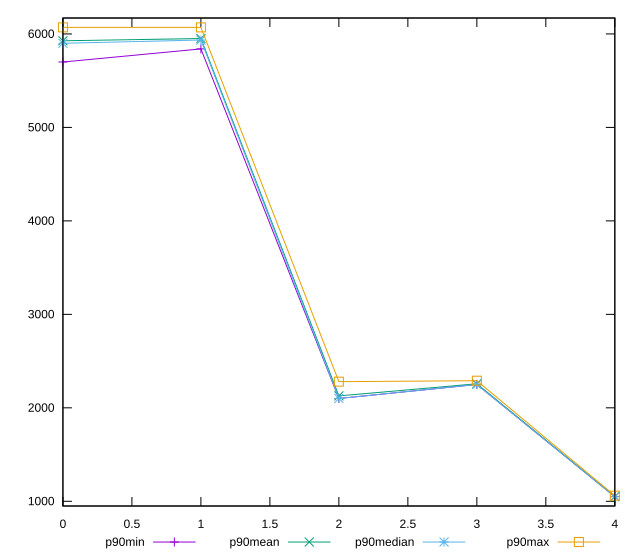

The gnuplot source for this figure:
reset

$p90Min <<EOF
0 5700
1 5840
2 2100
3 2250
4 1050
EOF

$p90Mean <<EOF
0 5926.808510638298
1 5951.063829787234
2 2127.659574468085
3 2257.446808510638
4 1050.212765957447
EOF

$p90Median <<EOF
0 5900
1 5935
2 2100
3 2250
4 1050
EOF

$p90Max <<EOF
0 6070
1 6070
2 2280
3 2290
4 1060
EOF

set key outside below
set xrange [0:4]
set yrange [949.6:6170.4]
set trange [949.6:6170.4]
set terminal svg size 640, 560 enhanced background rgb 'white'
set output "report_00016_2021-02-10T13-31-48.338Z/unused-javascript/progression/value.svg"

plot $p90Min title "p90min" with linespoints, \
     $p90Mean title "p90mean" with linespoints, \
     $p90Median title "p90median" with linespoints, \
     $p90Max title "p90max" with linespoints

reset
